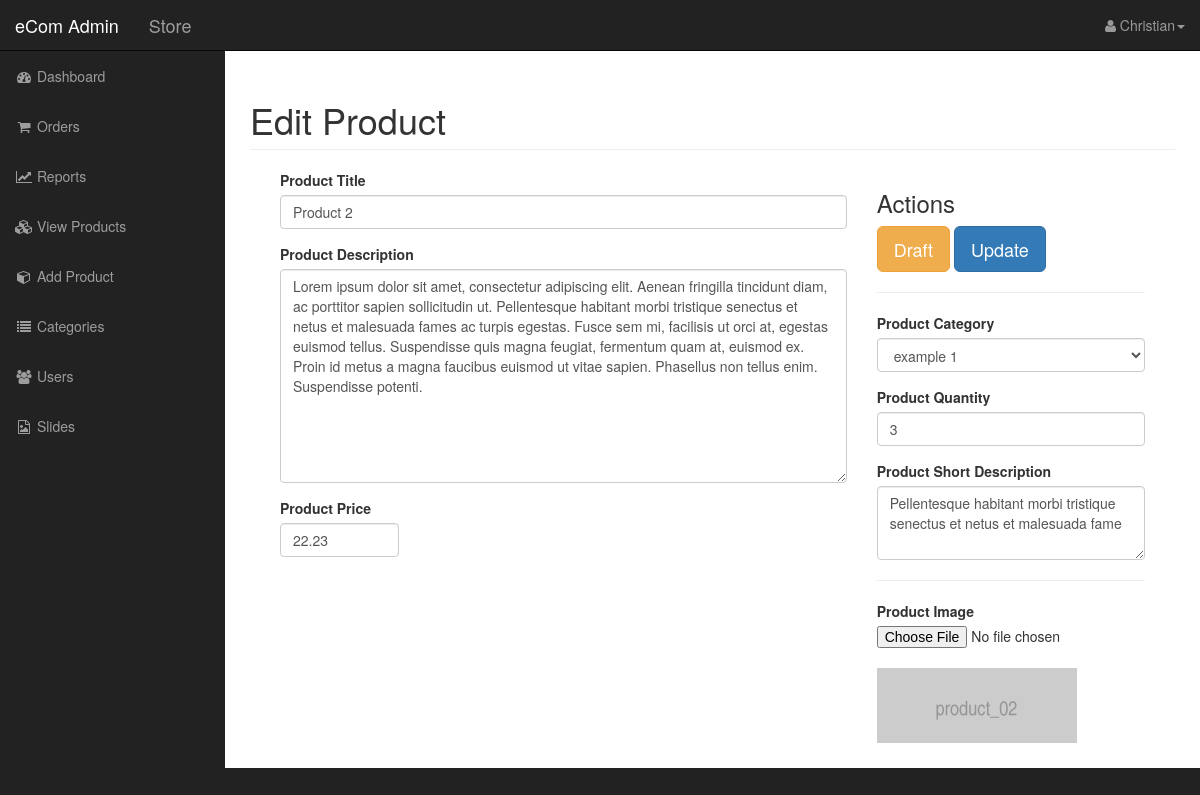
The page /admin/index.php?edit_product&id=13 (signed in) on the database its author committed.
### tables this page shows
CREATE TABLE `products` (
  `product_id` int(11) NOT NULL AUTO_INCREMENT,
  `product_title` varchar(255) DEFAULT NULL,
  `product_category_id` int(11) DEFAULT NULL,
  `product_price` float DEFAULT NULL,
  `product_qty` int(11) NOT NULL DEFAULT '0',
  `product_description` text,
  `product_short_desc` text NOT NULL,
  `product_image` varchar(255) DEFAULT NULL,
  PRIMARY KEY (`product_id`)
);

CREATE TABLE `categories` (
  `cat_id` int(9) NOT NULL AUTO_INCREMENT,
  `cat_title` varchar(255) DEFAULT NULL,
  PRIMARY KEY (`cat_id`)
);

### resources/functions.php (called while the page is built, shortened)
<?php
function query($sql) {
	global $connection;
	return mysqli_query($connection, $sql);
}
function escapeString($string) {
	global $connection;
	return mysqli_real_escape_string($connection, $string);
}
function fetchArray($result) {
	return mysqli_fetch_array($result);
}
function showCategory($cat) {
	global $connection;
	$query = "SELECT * FROM categories WHERE cat_id = " . $cat;
	$send_query = mysqli_query($connection, $query);
	while ($row = mysqli_fetch_array($send_query)) {
		$cat_title = $row['cat_title'];
		return $cat_title;
	}
}
?>

### resources/templates/back/edit_product.php (the view, shortened to what this page needs)
<?php
if (isset($_GET['id'])) {
	$query = query("SELECT * FROM products WHERE product_id = " . escapeString($_GET['id']) . " ");
	while ($row = fetchArray($query)) {
	$product_title = escapeString($row['product_title']);
	$product_category_id = escapeString($row['product_category_id']);
	$product_price = escapeString($row['product_price']);
	$product_qty = escapeString($row['product_qty']);
	$product_description = escapeString($row['product_description']);
	$product_short_desc = escapeString($row['product_short_desc']);
	$product_image = escapeString($row['product_image']);
	}
}
?>
<div class="col-md-12">
<div class="row">
<h1 class="page-header"> Edit Product </h1>
</div>
<form action="" method="post" enctype="multipart/form-data">
<div class="col-md-8">
<div class="form-group">
    <label for="product-title">Product Title </label>
        <input type="text" name="product_title" class="form-control" value="<?php echo $product_title ;?>">
    </div>
    <div class="form-group">
           <label for="product-title">Product Description</label>
      <textarea name="product_description" id="" cols="30" rows="10" class="form-control"><?php echo $product_description ;?></textarea>
    </div>
    <div class="form-group row">
      <div class="col-xs-3">
        <label for="product-price">Product Price</label>
        <input type="number" value="<?php echo $product_price ;?>"  placeholder="0.00" step="0.01" min="0" name="product_price" class="form-control" size="60">
      </div>
    </div>
</div>
<aside id="admin_sidebar" class="col-md-4">
     <div class="form-group">
       <h3>Actions</h3>
       <input type="submit" name="draft" class="btn btn-warning btn-lg" value="Draft">
        <input type="submit" name="update" class="btn btn-primary btn-lg" value="Update">
    </div>
          <hr>
    <div class="form-group">
         <label for="product-title">Product Category</label>
        <select name="product_category_id" id="" class="form-control">
            <option value="<?php echo $product_category_id ;?>"><?php echo showCategory($product_category_id)?></option>
        </select>
</div>
    <div class="form-group">
      <label for="product-title">Product Quantity</label>
          <input type="number"  placeholder="0" step="1" min="0" name="product_qty" value="<?php echo $product_qty ;?>" class="form-control" size="60">
    </div>
    <div class="form-group">
          <label for="product-title">Product Short Description</label>
        <textarea name="product_short_desc" maxlength="200" cols="30" rows="3" class="form-control"><?php echo $product_short_desc ;?></textarea>
    </div>
          <hr>
    <div class="form-group">
        <label for="product-title">Product Image</label>
        <input type="file" name="file">
	<br>
	<img src="<?php echo $product_image ;?>" width="200" alt="product image"></img>
    </div>
</aside>
</form>

### public/admin/css/sb-admin.css (style rules this page uses)
body { margin-top: 100px; background-color: #222; }
@media (min-width:768px) { body { margin-top: 50px; } }

### rows shown on the page
products: product_title "Product 2", product_description "Lorem ipsum dolor sit amet, consectetur adipiscing elit. Aenean fringilla tincidunt diam, ac porttitor sapien sollicitudin ut. Pellentesque habitant morbi tristique senectus et netus et malesuada fames ac turpis egestas. Fusce sem mi, facilisis ut orci at, egestas euismod tellus. Suspendisse quis magna feugiat, fermentum quam at, euismod ex. Proin id metus a magna faucibus euismod ut vitae sapien. Phasellus non tellus enim. Suspendisse potenti.", product_price "22.23", product_category_id "example 1", product_qty "3", product_short_desc "Pellentesque habitant morbi tristique senectus et netus et malesuada fame", product_image (picture)

### other values the page prints
$_SESSION['username'] "Christian"
